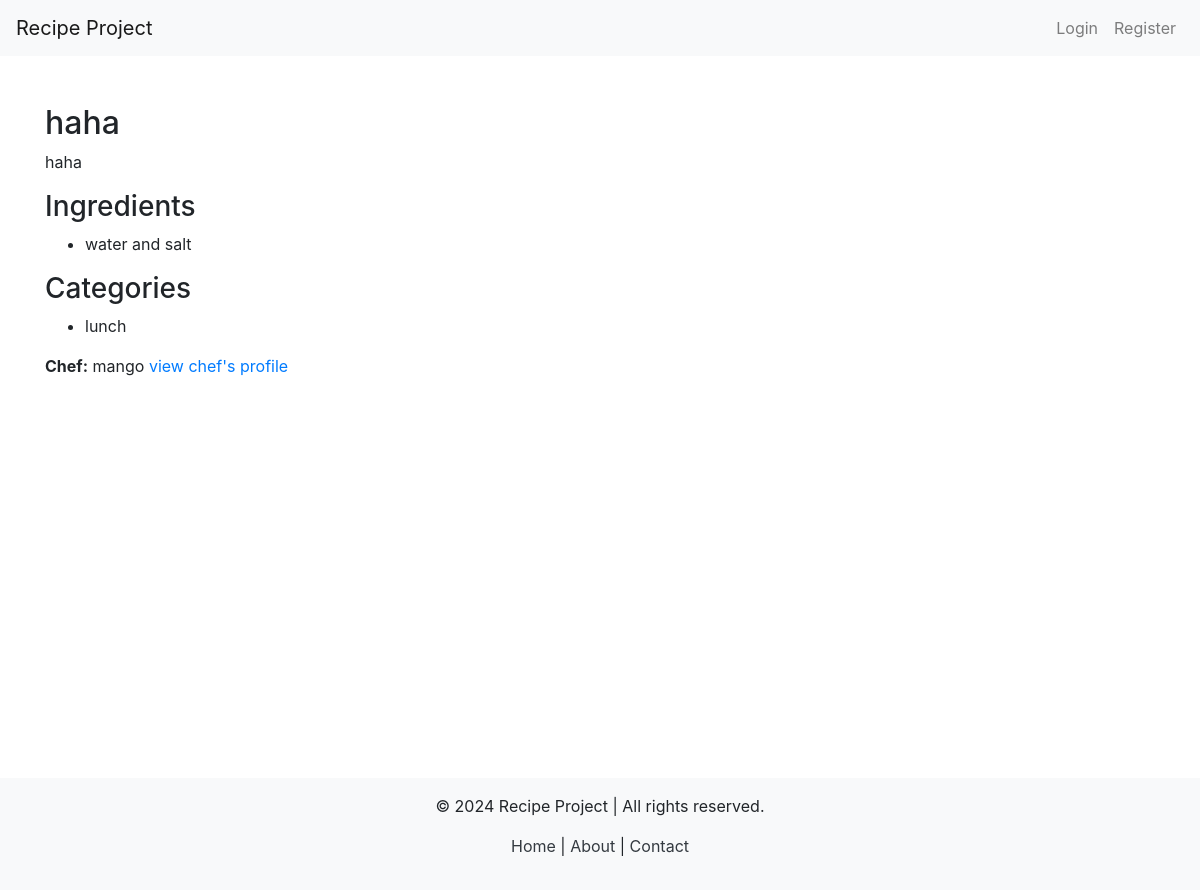
Page /recipe/1/ on the committed database.
### recipe_app/models.py (models this page shows, shortened)
class Recipe(models.Model):
    chef = models.ForeignKey(Chef, on_delete=models.CASCADE)  # Links to the Chef
    title = models.CharField(max_length=200)
    description = models.TextField()  # Add description field
    instructions = models.TextField()
    categories = models.ManyToManyField(Category)
    ingredients = models.ManyToManyField(Ingredient)

class Ingredient(models.Model):
    name = models.CharField(max_length=100)

class Category(models.Model):
    name = models.CharField(max_length=100, unique=True)

class Chef(models.Model):
    user = models.OneToOneField(User, on_delete=models.CASCADE)
    name = models.CharField(max_length=255, blank=True)  # Chef's name, optional
    bio = models.TextField(blank=True, null=True)  # Chef's bio, optional text field
    def __str__(self):
        return self.name if self.name else self.user.username

### recipe_app/views.py (the view)
# urls.py: path('recipe/<int:pk>/', views.RecipeDetailView.as_view(), name='view_recipe'),
class RecipeDetailView(DetailView):
    model = Recipe
    template_name = 'view_recipe.html'
    context_object_name = 'recipe'

### recipe_app/context_processors.py (called while the page is built)
def current_year(request):
    return {'current_year': datetime.now().year}

### templates/view_recipe.html (shortened to what this page needs)
{% extends 'base.html' %}
{% block content %}
    <h2>{{ recipe.title }}</h2>
    <p>{{ recipe.description }}</p>
    <h3>Ingredients</h3>
    <ul>
        {% for ingredient in recipe.ingredients.all %}
            <li>{{ ingredient.name }}</li>
        {% endfor %}
    </ul>
    <h3>Categories</h3>
    <ul>
        {% for category in recipe.categories.all %}
            <li>{{ category.name }}</li>
        {% endfor %}
    </ul>
    <p><strong>Chef:</strong> {{ recipe.chef }}
        <a href=""> view chef's profile</a></p>
{% endblock %}

### rows in the picture
Recipe: title "haha", description "haha", chef "mango"
Ingredient: name "water and salt"
Category: name "lunch"
